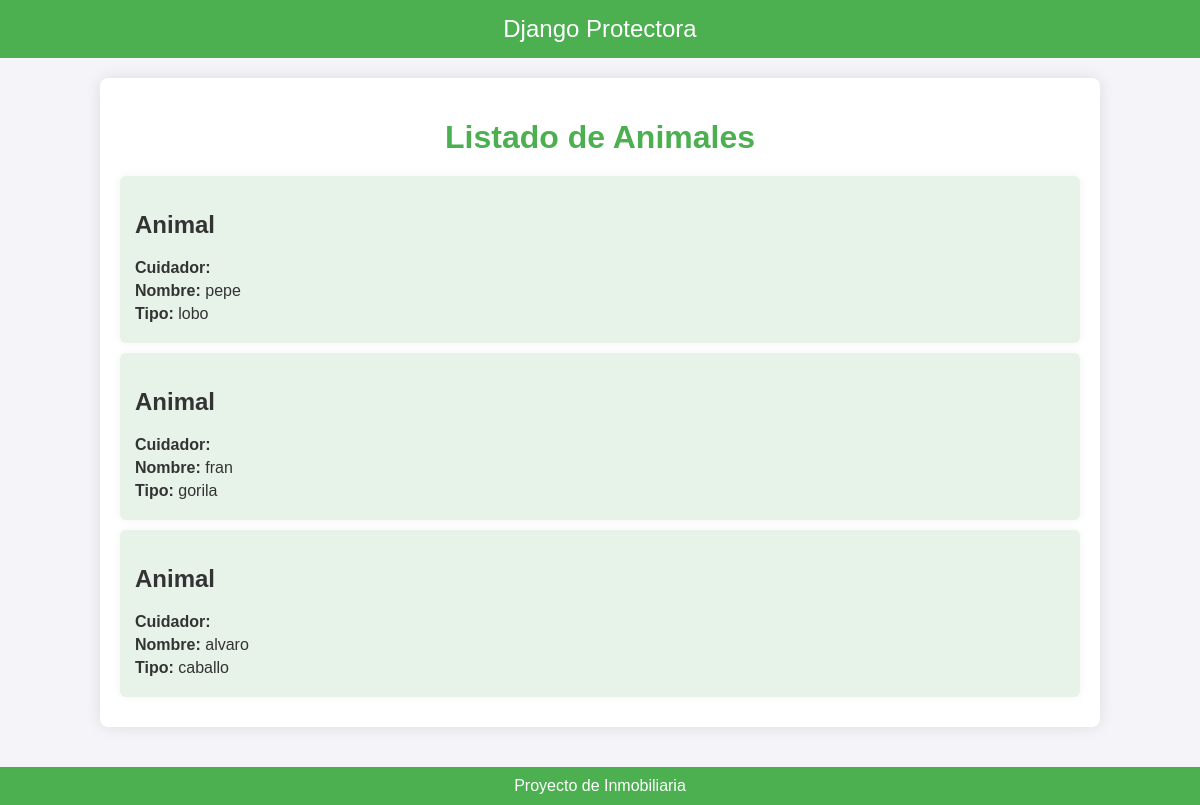
Screenshot of /Animales/ with the database file from the repository.
### Protectora/models.py (models this page shows, shortened)
class Animales(models.Model):
    Cuidador = models.ForeignKey(settings.AUTH_USER_MODEL,on_delete=models.CASCADE)
    nombre = models.CharField(max_length = 200)
    tipo = models.CharField(max_length = 200)

### Protectora/views.py (the view)
# urls.py: path('Animales/', views.listar_Animales, name='listar_animales'),
def listar_Animales(request) :
    animales = Animales.objects.all()
    return render(request, 'animales/animales_list.html', {'Animales_mostrar': animales})

### Protectora/templates/animales/animales_list.html (shortened to what this page needs)
<!DOCTYPE html>
<html lang="es">
<head>
</head>
<body>
    <header>
        <a href="/">Django Protectora</a>
    </header>
    <div class="container">
        <h1>Listado de Animales</h1>
        {% for animal in Animales_mostrar %}
        <article>
            <h2>Animal</h2>
            <p><strong>Cuidador:</strong> {{ animal.cuidador }}</p>
            <p><strong>Nombre:</strong> {{ animal.nombre }}</p>
            <p><strong>Tipo:</strong> {{ animal.tipo }}</p>
        </article>
        {% endfor %}
    </div>
    <footer>
        Proyecto de Inmobiliaria
    </footer>
</body>
</html>

### Protectora/templates/animales/animales_list.html (style rules this page uses)
body { font-family: Arial, sans-serif; background-color: #f4f4f9; color: #333; margin: 0; padding: 0; }
header { background-color: #4CAF50; color: white; padding: 15px; text-align: center; }
header a { color: white; text-decoration: none; font-size: 24px; }
.container { width: 80%; margin: 20px auto; background-color: #fff; padding: 20px; border-radius: 8px; box-shadow: 0px 0px 15px rgba(0, 0, 0, 0.1); }
h1 { color: #4CAF50; text-align: center; margin-bottom: 20px; }
article { background-color: #e7f3e9; padding: 15px; margin-bottom: 10px; border-radius: 6px; box-shadow: 0px 0px 10px rgba(0, 0, 0, 0.05); }
article p { margin: 5px 0; }
article strong { color: #333; }
footer { text-align: center; margin-top: 40px; padding: 10px; background-color: #4CAF50; color: white; }

### rows the page displays
Animales: nombre "pepe", tipo "lobo"
Animales: nombre "fran", tipo "gorila"
Animales: nombre "alvaro", tipo "caballo"
